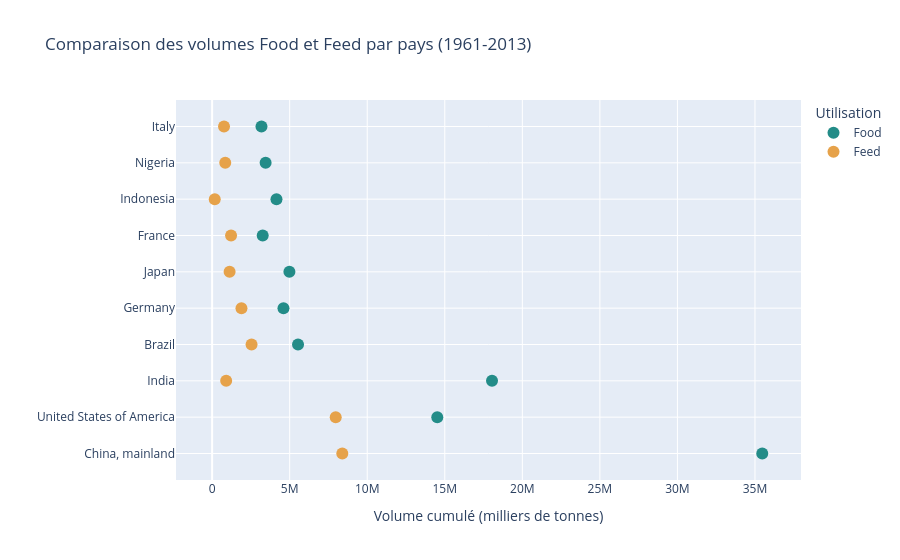

This figure's notebook cell:
### Code cell
# Préparer les données pour Plotly
data_pays = (
    top_10_pays[["Food", "Feed"]]
    .reset_index()
    .melt(
        id_vars="Area",
        var_name="Usage",
        value_name="Volume"
    )
)

# Conserver l'ordre du classement
ordre_pays = top_10_pays.index[::-1].tolist()

# Créer le graphique à points
fig = px.scatter(
    data_pays,
    x="Volume",
    y="Area",
    color="Usage",
    title="Comparaison des volumes Food et Feed par pays (1961-2013)",
    labels={
        "Volume": "Volume cumulé (milliers de tonnes)",
        "Area": "Pays",
        "Usage": "Utilisation"
    },
    color_discrete_map={
        "Food": "#238C88",
        "Feed": "#E6A24A"
    },
    category_orders={"Area": ordre_pays}
)

fig.update_traces(marker=dict(size=12))

fig.update_layout(
    yaxis_title="",
    hovermode="closest"
)

fig.show()

### Figure 1 — Plotly figure (JSON) as saved in the notebook; plotly's stock layout.template omitted (floating-point values rounded to 4 significant figures)
{"data": [{"hovertemplate": "Utilisation=Food<br>Volume cumulé (milliers de tonnes)=%{x}<br>Pays=%{y}<extra></extra>", "legendgroup": "Food", "marker": {"color": "#238C88", "size": 12, "symbol": "circle"}, "mode": "markers", "name": "Food", "orientation": "h", "showlegend": true, "type": "scatter", "x": [35470000.0, 14520000.0, 18050000.0, 5539000.0, 4601000.0, 4983000.0, 3261000.0, 4149000.0, 3448000.0, 3182000.0], "xaxis": "x", "y": ["China, mainland", "United States of America", "India", "Brazil", "Germany", "Japan", "France", "Indonesia", "Nigeria", "Italy"], "yaxis": "y"}, {"hovertemplate": "Utilisation=Feed<br>Volume cumulé (milliers de tonnes)=%{x}<br>Pays=%{y}<extra></extra>", "legendgroup": "Feed", "marker": {"color": "#E6A24A", "size": 12, "symbol": "circle"}, "mode": "markers", "name": "Feed", "orientation": "h", "showlegend": true, "type": "scatter", "x": [8392000.0, 7968000.0, 905600.0, 2543000.0, 1891000.0, 1127000.0, 1221000.0, 169400.0, 846000.0, 766400.0], "xaxis": "x", "y": ["China, mainland", "United States of America", "India", "Brazil", "Germany", "Japan", "France", "Indonesia", "Nigeria", "Italy"], "yaxis": "y"}], "layout": {"hovermode": "closest", "legend": {"title": {"text": "Utilisation"}, "tracegroupgap": 0}, "title": {"text": "Comparaison des volumes Food et Feed par pays (1961-2013)"}, "xaxis": {"anchor": "y", "domain": [0, 1], "title": {"text": "Volume cumulé (milliers de tonnes)"}}, "yaxis": {"anchor": "x", "categoryarray": ["China, mainland", "United States of America", "India", "Brazil", "Germany", "Japan", "France", "Indonesia", "Nigeria", "Italy"], "categoryorder": "array", "domain": [0, 1], "title": {"text": ""}}}}
